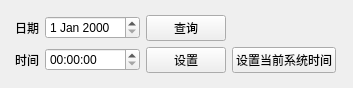
<?xml version="1.0" encoding="UTF-8"?>
<ui version="4.0">
 <class>ReaderTimeSetDlg</class>
 <widget class="QWidget" name="ReaderTimeSetDlg">
  <property name="geometry">
   <rect>
    <x>0</x>
    <y>0</y>
    <width>353</width>
    <height>88</height>
   </rect>
  </property>
  <property name="windowTitle">
   <string>Form</string>
  </property>
  <layout class="QVBoxLayout" name="verticalLayout_2">
   <item>
    <layout class="QHBoxLayout" name="horizontalLayout_2">
     <item>
      <spacer name="horizontalSpacer">
       <property name="orientation">
        <enum>Qt::Horizontal</enum>
       </property>
       <property name="sizeHint" stdset="0">
        <size>
         <width>18</width>
         <height>20</height>
        </size>
       </property>
      </spacer>
     </item>
     <item>
      <layout class="QVBoxLayout" name="verticalLayout">
       <item>
        <spacer name="verticalSpacer_2">
         <property name="orientation">
          <enum>Qt::Vertical</enum>
         </property>
         <property name="sizeHint" stdset="0">
          <size>
           <width>20</width>
           <height>93</height>
          </size>
         </property>
        </spacer>
       </item>
       <item>
        <layout class="QGridLayout" name="gridLayout">
         <item row="1" column="0">
          <widget class="QLabel" name="label_2">
           <property name="text">
            <string>时间</string>
           </property>
          </widget>
         </item>
         <item row="0" column="1">
          <widget class="QDateEdit" name="dateEdit"/>
         </item>
         <item row="1" column="1">
          <widget class="QTimeEdit" name="timeEdit"/>
         </item>
         <item row="0" column="0">
          <widget class="QLabel" name="label">
           <property name="text">
            <string>日期</string>
           </property>
          </widget>
         </item>
         <item row="1" column="2">
          <widget class="QPushButton" name="pushButton_2">
           <property name="text">
            <string>设置</string>
           </property>
          </widget>
         </item>
         <item row="0" column="2">
          <widget class="QPushButton" name="pushButton">
           <property name="text">
            <string>查询</string>
           </property>
          </widget>
         </item>
         <item row="1" column="3">
          <widget class="QPushButton" name="pushButton_3">
           <property name="text">
            <string>设置当前系统时间</string>
           </property>
          </widget>
         </item>
        </layout>
       </item>
       <item>
        <spacer name="verticalSpacer">
         <property name="orientation">
          <enum>Qt::Vertical</enum>
         </property>
         <property name="sizeHint" stdset="0">
          <size>
           <width>20</width>
           <height>92</height>
          </size>
         </property>
        </spacer>
       </item>
      </layout>
     </item>
     <item>
      <spacer name="horizontalSpacer_2">
       <property name="orientation">
        <enum>Qt::Horizontal</enum>
       </property>
       <property name="sizeHint" stdset="0">
        <size>
         <width>19</width>
         <height>20</height>
        </size>
       </property>
      </spacer>
     </item>
    </layout>
   </item>
  </layout>
 </widget>
 <resources/>
 <connections/>
</ui>
